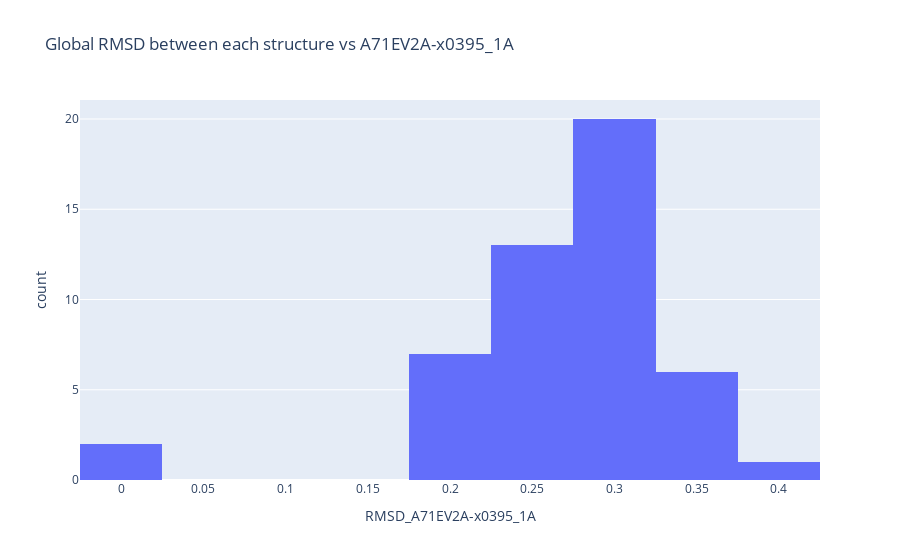

Source (notebook cell):
### Code cell
import plotly.express as px

px.histogram(metadata, 'RMSD_A71EV2A-x0395_1A', title=f'Global RMSD between each structure vs {first_name}')

### Figure 1 — Plotly figure (JSON) as saved in the notebook; plotly's stock layout.template omitted (floating-point values rounded to 4 significant figures)
{"data": [{"alignmentgroup": "True", "bingroup": "x", "hovertemplate": "RMSD_A71EV2A-x0395_1A=%{x}<br>count=%{y}<extra></extra>", "legendgroup": "", "marker": {"color": "#636efa", "pattern": {"shape": ""}}, "name": "", "offsetgroup": "", "orientation": "v", "showlegend": false, "type": "histogram", "x": [0.3824, 0.2884, 0.2549, 0.2728, 0.2588, 0.2586, 0.3169, 0.2911, 0.2693, 0.2073, 0.2073, 0.2073, 0.2878, 0.2308, 0.3296, 0.1967, 0.1967, 0.2817, 0.2817, 0.3024, 0.3295, 0.26, 0.3206, 0.338, 0.338, 0.3264, 0.3155, 0.3155, 0.2824, 0.2719, 0.2853, 0.2853, 0.2853, 0.2603, 0.2705, 0.2705, 0.2677, 0.2844, 0.2124, 0.2124, 0.2987, 0.2838, 0.342, 0, 0, 0.2858, 0.2736, 0.2995, 0.2763], "xaxis": "x", "yaxis": "y"}], "layout": {"autosize": true, "barmode": "relative", "legend": {"tracegroupgap": 0}, "title": {"text": "Global RMSD between each structure vs A71EV2A-x0395_1A"}, "xaxis": {"anchor": "y", "autorange": true, "domain": [0, 1], "range": [-0.025, 0.425], "title": {"text": "RMSD_A71EV2A-x0395_1A"}, "type": "linear"}, "yaxis": {"anchor": "x", "autorange": true, "domain": [0, 1], "range": [0, 21.05], "title": {"text": "count"}}}}
